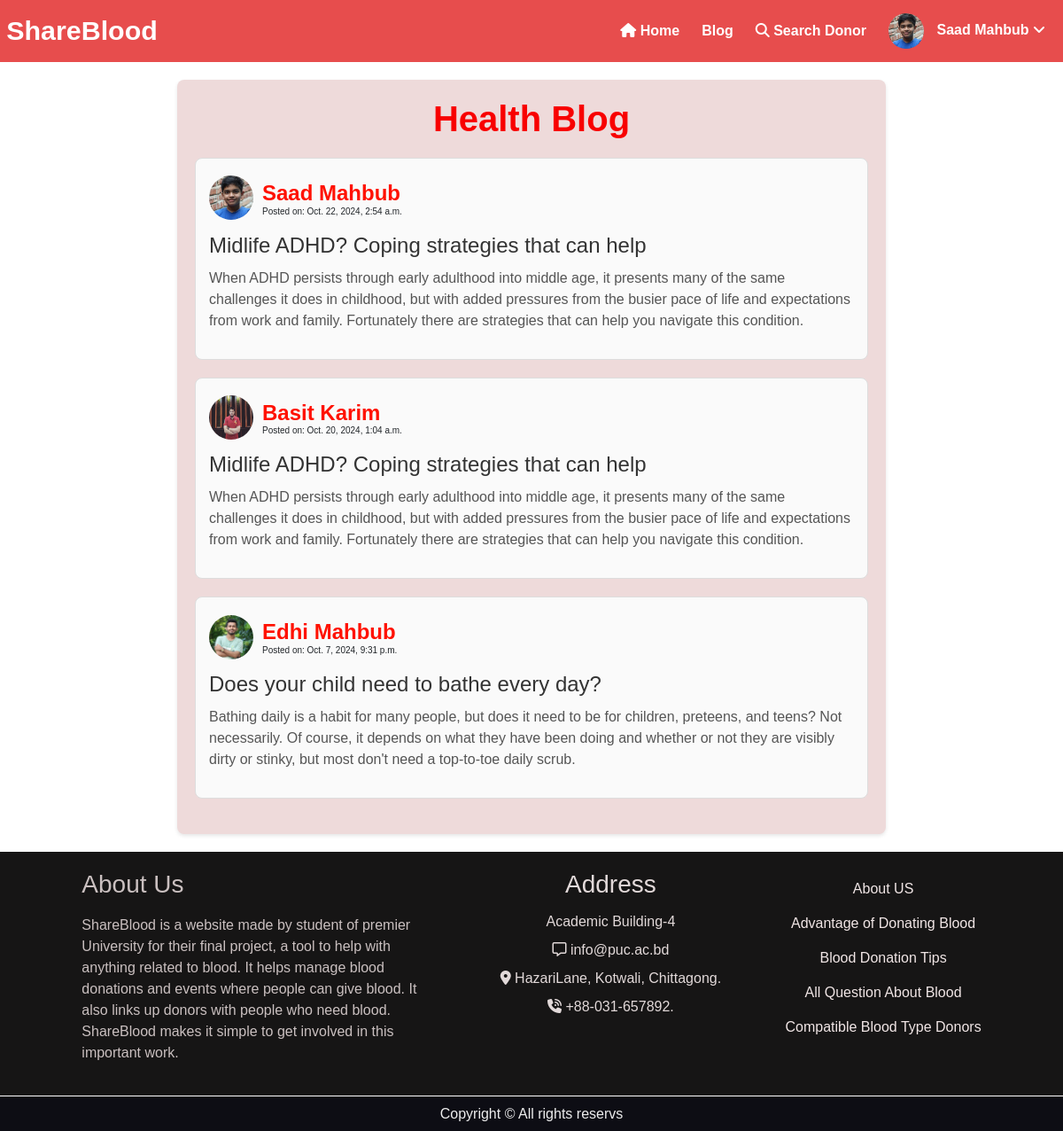
Page /blogapost (signed in) on the committed database.
### bloodology/models.py (models this page shows, shortened)
class UserProfile(models.Model):
        user = models.OneToOneField(User, on_delete=models.CASCADE)
        name = models.CharField(max_length=150)
        blood_group = models.CharField(max_length=5)
        phone_number = models.CharField(max_length=15)
        address = models.CharField(max_length=250)
        profile_img = models.ImageField(upload_to='Images')
        otp = models.CharField(max_length=6, blank=True, null=True)  # Store OTP
        otp_expiration = models.DateTimeField(blank=True, null=True)  # Expiration time for OTP

class BlogPost(models.Model):
        user_profile = models.ForeignKey(UserProfile, on_delete=models.CASCADE)
        title = models.CharField(max_length=200)
        content = models.TextField()
        blogPostTime = models.DateTimeField(auto_now_add=True)

### bloodology/views.py (the view)
# urls.py: path('blogapost', views.blog_post, name='blogapost'),
def blog_post(request):
    blog_posts = BlogPost.objects.all().select_related('user_profile').order_by('-blogPostTime')
    return render(request, 'bloodology/blog_list.html', {'blog_posts': blog_posts})

### bloodology/templates/bloodology/blog_list.html
{% extends 'bloodology/base.html' %}
{% load static %}
{% block content %}
<div class="blogcontainer">
    <h1>Health Blog</h1>
    {% for post in blog_posts %}
        <div class="blog-post">
            <div class="bloguser-info">
                <img src="{{ post.user_profile.profile_img.url }}" alt="User Name" class="blogprofile-pic">
                <div class="bloguser-details">
                    <h4>{{ post.user_profile.name }}</h4>
                    <h6>Posted on: {{ post.blogPostTime }}</h6>
                </div>
            </div>
            <h2 class="blog-title">{{ post.title }}</h2>
            <p class="blog-description">
                {{ post.content }}
            </p>
        </div>
    {% endfor %}
</div>
{% endblock content %}

### bloodology/templates/bloodology/base.html (shortened to what this page needs)
<!DOCTYPE html>
{% load static %}
<html lang="en">
<head>
    <link rel="stylesheet" href="{% static 'bloodology/css/style.css' %}">
    <link rel="stylesheet" href="{% static 'bloodology/css/bootstrap.css' %}">
</head>
<body>
    <div class="navigation">
        <div class="nav-left">
            <div class="nav-logo">
                <a href="{% url 'home' %}">ShareBlood</a>
            </div>
        </div>
        <div class="nav-right" id="nav-right">
            <a href="{% url 'home' %}"><i class="fa-solid fa-house"></i> Home</a>
            <a href="{% url 'blogapost' %}">Blog</a>
            <a href="{% url 'All_Donors' %}"><i class="fa-solid fa-search"></i> Search Donor</a>
            {% if request.user.is_authenticated %}
            <div class="user-dropdown">
                <a href="#" class="user-profile" onclick="toggleDropdown(event)">
                    {% if request.user.userprofile %}
                    <img src="{{ request.user.userprofile.profile_img.url }}" alt="Profile Image" class="dprofile-img">
                    {{ request.user.userprofile.name }} <i class='fas fa-angle-down'></i>
                    {% else %}
                    <img src="{% static 'bloodology/image/image.png' %}" alt="Admin" class="dprofile-img">
                    Admin Profile <i class='fas fa-angle-down'></i>
                    {% endif %}
                </a>
            </div>
            {% else %}
            <a href="{% url 'signUp' %}"><i class="fa-solid fa-user-plus"></i> SignUp</a>
            <a href="{% url 'login' %}"><i class="fas fa-sign-in"></i> Login</a>
            {% endif %}
        </div>
    </div>
    {% block content %}
    {% endblock content %}
    <div class="footer">
        <div class="footer-2">
            <div >
                <div class="about">
                    <h3>About Us</h3>
                    <p>ShareBlood is a website made by student of premier University for their final project, a tool to help with anything related to blood. It helps manage blood donations and events where people can give blood. It also links up donors with people who need blood. ShareBlood makes it simple to get involved in this important work.</p>
                </div>
            </div>
            <div class="address">
                <h3>Address</h3>
                <p>Academic Building-4</p>
                <p><i class="fa-regular fa-message"></i> info@puc.ac.bd</p>
                <p><i class="fa-solid fa-location-dot"></i> HazariLane, Kotwali, Chittagong.</p>
                <p><i class="fa-solid fa-phone-volume"></i> +88-031-657892.</p>
            </div>
            <div class="msg">
                <div class="advantage">
                    <h4><a href="{% url 'About' %}">About US</a></h4>
                    <h4><a href="{% url 'advantage' %}">Advantage of Donating Blood</a></h4>
                    <h4><a href="{% url 'Blood_Donation_Tips' %}">Blood Donation Tips</a></h4>
                    <h4><a href="{% url 'AboutBdonation' %}">All Question About Blood</a></h4>
                    <h4><a href="{% url 'Compatible' %}">Compatible Blood Type Donors</a></h4>
                </div>
            </div>
        </div>
        <div class="copyright">
            Copyright © All rights reservs
        </div>
    </div>
</body>
</html>

### static/bloodology/css/style.css (style rules this page uses)
* { margin: 0; border: border-box; font-family: sans-serif; }
.navigation { height: 70px; background-color: rgb(231, 77, 77); display: flex; justify-content: space-between; align-items: center; padding: 0 20px; position: relative; }
.nav-left, .nav-right { display: flex; align-items: center; }
.nav-logo { height: 65px; width: 120px; margin-right: 20px; display: flex; align-items: center; justify-content: center; padding-left: 10px; }
.nav-logo a { font-size: 1.9rem; font-weight: 50px; color: white; }
.navigation a { text-decoration: none; color: rgb(255, 255, 255); font-weight: 550; margin-left: 15px; }
.nav-right a { margin-left: 25px; }
.dprofile-img { width: 40px; height: 40px; border-radius: 50%; object-fit: cover; margin-right: 10px; vertical-align: middle; }
.user-dropdown { position: relative; }
.nav-right { display: flex; }
.advantage h4 a { text-decoration: none; color: rgb(241, 230, 230); line-height: 25px; font-size: medium; }
.about { width: 400px; }
.footer-2 { padding: 20px; display: flex; justify-content: space-evenly; align-items: flex-start; flex-wrap: wrap; background-color: rgb(22, 21, 21); color: rgb(202, 192, 192); }
.footer-2 h3 { padding-bottom: 10px; }
.address { text-align: center; line-height: 15px; color: rgb(226, 217, 217); }
.advantage { display: flex; flex-direction: column; align-items: center; }
.advantage h4 { margin: 5px 0; }
.copyright { display: flex; align-items: center; justify-content: center; border-top: 1px solid white; background-color: rgb(13, 13, 20); height: 40px; color: rgb(238, 238, 238); }
.blogcontainer { max-width: 800px; margin: 20px auto; padding: 20px; background-color: #eedada; border-radius: 8px; box-shadow: 0 2px 4px rgba(0, 0, 0, 0.1); }
.blogcontainer h1 { text-align: center; color: #f80000; font-weight: bold; }
.blog-post { margin: 20px 0; padding: 15px; border: 1px solid #e0e0e0; border-radius: 8px; background-color: #fafafa; }
.bloguser-info { display: flex; align-items: center; margin-bottom: 10px; }
.blogprofile-pic { width: 40px; height: 40px; border-radius: 50%; margin-right: 15px; }
.bloguser-details { line-height: 0.01cm; margin-top: 10px; }
.bloguser-details h4 { margin-bottom: -8px; color: #ff1100; font-weight: bold; }
.bloguser-details h6 { margin-top: 8px; font-size: 10px; }
.blog-title { color: #333; font-size: 1.5em; margin: 10px 0; }
.blog-description { color: #555; font-size: 1em; }
.blogcontainer { flex-grow: 1; padding: 20px; }
.blog-post { margin-bottom: 20px; border: 1px solid #ddd; border-radius: 8px; padding: 15px; }
.bloguser-info { display: flex; align-items: center; }
.blogprofile-pic { width: 50px; height: 50px; border-radius: 50%; margin-right: 10px; }

### rows in the picture
BlogPost: user_profile.profile_img (picture), user_profile.name "Saad Mahbub", blogPostTime "Oct. 22, 2024, 2:54 a.m.", title "Midlife ADHD? Coping strategies that can help", content "When ADHD persists through early adulthood into middle age, it presents many of the same challenges it does in childhood, but with added pressures from the busier pace of life and expectations from work and family. Fortunately there are strategies that can help you navigate this condition."
BlogPost: user_profile.profile_img (picture), user_profile.name "Basit Karim", blogPostTime "Oct. 20, 2024, 1:04 a.m.", title "Midlife ADHD? Coping strategies that can help", content "When ADHD persists through early adulthood into middle age, it presents many of the same challenges it does in childhood, but with added pressures from the busier pace of life and expectations from work and family. Fortunately there are strategies that can help you navigate this condition."
BlogPost: user_profile.profile_img (picture), user_profile.name "Edhi Mahbub", blogPostTime "Oct. 7, 2024, 9:31 p.m.", title "Does your child need to bathe every day?", content "Bathing daily is a habit for many people, but does it need to be for children, preteens, and teens? Not necessarily. Of course, it depends on what they have been doing and whether or not they are visibly dirty or stinky, but most don't need a top-to-toe daily scrub."

### other values in the picture
{{ request.user.userprofile.name }} "Saad Mahbub"
